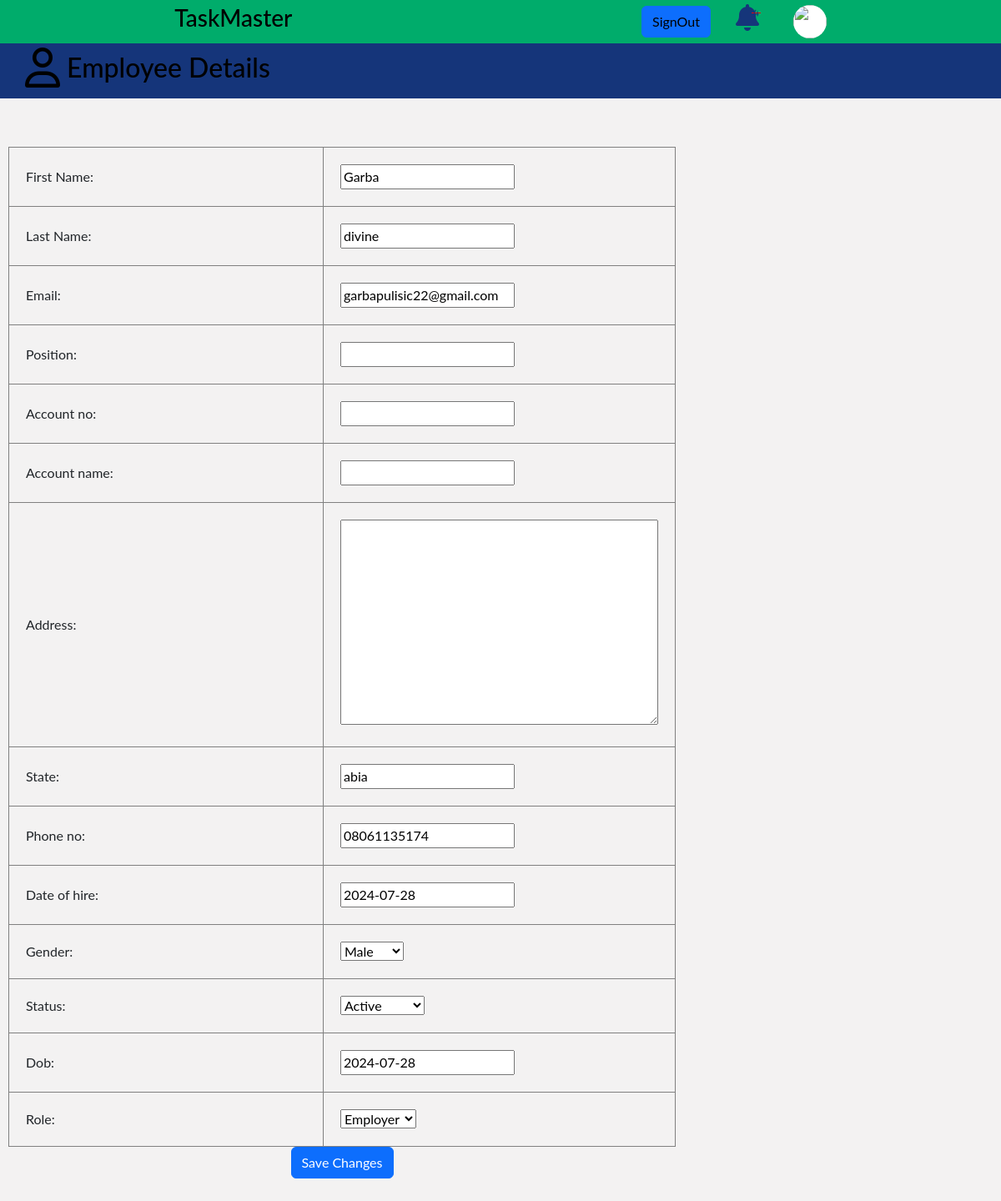
Screenshot of /employees/employeedetails/4ddc60da-85c2-4efc-a792-3ab7cd18f497/ (signed in) with the database file from the repository.
### employees/models.py (models this page shows, shortened)
class Profile(models.Model):
    ROLE_CHOICES = (
        ('employee', 'Employee'),
        ('employer', 'Employer'),
    )
    STATUS_CHOICES = (
        ('active', 'Active'),
        ('on_leave', 'On Leave'),
        ('terminated', 'Terminated'),
    )
    GENDER_CHOICES = (
        ('male', 'Male'),
        ('female', 'Female'),
        ('other', 'Other'),
    )
    user = models.OneToOneField(User, on_delete=models.CASCADE, null=True, blank=True)
    fname = models.CharField(max_length=200, blank=True, null=True)
    lname = models.CharField(max_length=200, blank=True, null=True)
    email = models.EmailField(max_length=500, blank=True, null=True, unique=True)
    position=models.CharField(max_length=200, blank=True, null=True)
    account_no = models.CharField(max_length=20, blank=True, null=True)
    account_name = models.CharField(max_length=200, blank=True, null=True)
    address= models.TextField(null=True, blank=True)
    state = models.CharField(max_length=200, blank=True, null=True)
    phone_no = models.CharField(max_length=15, blank=True, null=True)
    date_of_hire = models.DateField(null=True, blank=True)
    gender = models.CharField(max_length=10, choices=GENDER_CHOICES, blank=True, null=True)
    status = models.CharField(max_length=15, choices=STATUS_CHOICES, default='active')
    profile_image = models.ImageField(null=True, blank=True, upload_to='profiles/', default='profiles/user-default.png')
    dob = models.DateField(null=True, blank=True)
    role = models.CharField(max_length=10, choices=ROLE_CHOICES, default='employee')
    created = models.DateTimeField(auto_now_add=True)
    id = models.UUIDField(default=uuid.uuid4, unique=True, primary_key=True, editable=False)

### employees/views.py (the view, shortened to what this page needs)
# urls.py: path('employeedetails/<uuid:pk>/', views.EmployeeDetails, name="employee-details"),
@login_required(login_url= 'login')
def EmployeeDetails(request,pk):
    navbar_type="type1"
    profile= Profile.objects.get(id=pk)
    user_profile = Profile.objects.get(user=request.user)
    is_employer = user_profile.role=='employer'
    form= EmployeeDetailsForm(instance= profile)
    context= {'profile':profile,'navbar_type': navbar_type,'is_employer': is_employer, 'form': form }
    return render (request, 'employees/employeedetails.html', context)

### employees/forms.py
class EmployeeDetailsForm(ModelForm):
    class Meta:
        model= Profile
        exclude = ['user', 'created','id','profile_image' ]
        labels = {
            'fname': 'First Name',
            'lname': 'Last Name'
        }
    def __init__(self,*args,**kwargs):
        super(EmployeeDetailsForm,self).__init__(*args,**kwargs)
        for name,field in self.fields.items():
            field.widget.attrs.update({'class': 'answerTb'})

### employees/templates/employees/employeedetails.html (shortened to what this page needs)
{% extends 'main.html'%}
{% block content %}
<div class="empDIrectoryHeading">
    <div  style="color: white;">
        <a href="{% url 'employee-details' profile.id %}"> <h2> <i class="fa-regular fa-user fa-xl"></i> Employee Details</h2>  </a>
    </div>
</div>
<br>
<br>
  <form method="post" enctype="multipart/form-data">
    <div class="employeeDatabase">
        <table border="1">
            {% for field in form %}
            <tr>
                <td class="question" > {{field.label}}:</td>
                {% if is_employer %}
                <td class="answer">{{field}} </i></td>
                {% else %}
                <td class="answer">{{field.value}} </i></td>
                {% endif %}
            </tr>
            {% endfor %}
        </table>
        {% if is_employer %}
        <button type="submit" class="btn btn-primary">Save Changes</button>
        {% endif %}
    </div>
  </form>
{% endblock %}

### static/styles/mystyles.css (style rules this page uses)
body { background: #F3F2F2; margin: 0px; font-family: 'Lato', sans-serif; }
.empDIrectoryHeading { padding: 10px 30px; background: var(--on-secondary, #15357A); }
a { text-decoration: none; color: #000; }
.employeeDatabase { text-align: center; margin: 10px; width: 800px; margin-bottom: 40px; }
table { border-collapse: collapse; }
.question { width: 579px; text-align: left; padding: 20px; border-width: thin; }
.answer { width: 421px; text-align: left; padding: 20px; border-width: thin; }
.answerTb { padding: auto; }

### rows the page displays
Profile: form "Garba" "divine" "garbapulisic22@gmail.com" "abia" "08061135174" "2024-07-28" "Male" "Active" "2024-07-28" "Employer"

### other values shown
{{ field.label }} "First Name" "Last Name" "Email" "Position" "Account no" "Account name" "Address" "State" "Phone no" "Date of hire" "Gender" "Status" "Dob" "Role"
